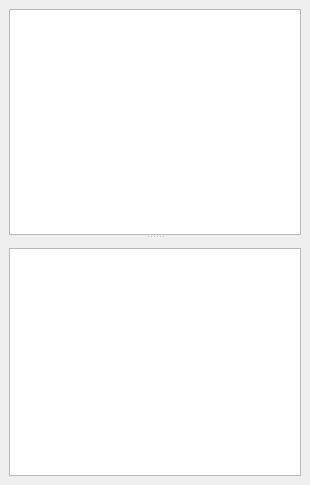
<?xml version="1.0" encoding="UTF-8"?>
<ui version="4.0">
 <class>Templates_Outliner_DockWidget</class>
 <widget class="QDockWidget" name="Templates_Outliner_DockWidget">
  <property name="geometry">
   <rect>
    <x>0</x>
    <y>0</y>
    <width>310</width>
    <height>485</height>
   </rect>
  </property>
  <property name="windowTitle">
   <string>Templates Outliner</string>
  </property>
  <widget class="QWidget" name="Templates_Outliner_dockWidgetContents">
   <layout class="QGridLayout" name="Templates_Outliner_dockWidgetContents_gridLayout">
    <item row="0" column="0">
     <widget class="QSplitter" name="Templates_Outliner_splitter">
      <property name="orientation">
       <enum>Qt::Vertical</enum>
      </property>
      <widget class="QWidget" name="gridLayoutWidget">
       <layout class="QGridLayout" name="Templates_Outliner_gridLayout">
        <item row="0" column="0">
         <widget class="QTreeView" name="Templates_Outliner_treeView"/>
        </item>
       </layout>
      </widget>
      <widget class="QFrame" name="Template_Informations_frame">
       <property name="frameShadow">
        <enum>QFrame::Raised</enum>
       </property>
       <layout class="QGridLayout" name="Template_Informations_frame_gridLayout">
        <property name="leftMargin">
         <number>0</number>
        </property>
        <property name="rightMargin">
         <number>0</number>
        </property>
        <property name="bottomMargin">
         <number>0</number>
        </property>
        <item row="0" column="0">
         <widget class="QTextBrowser" name="Template_Informations_textBrowser">
          <property name="statusTip">
           <string>Template Informations Text Browser: Displays selected Template informations.</string>
          </property>
          <property name="openExternalLinks">
           <bool>true</bool>
          </property>
         </widget>
        </item>
       </layout>
      </widget>
     </widget>
    </item>
   </layout>
  </widget>
 </widget>
 <resources/>
 <connections/>
</ui>
